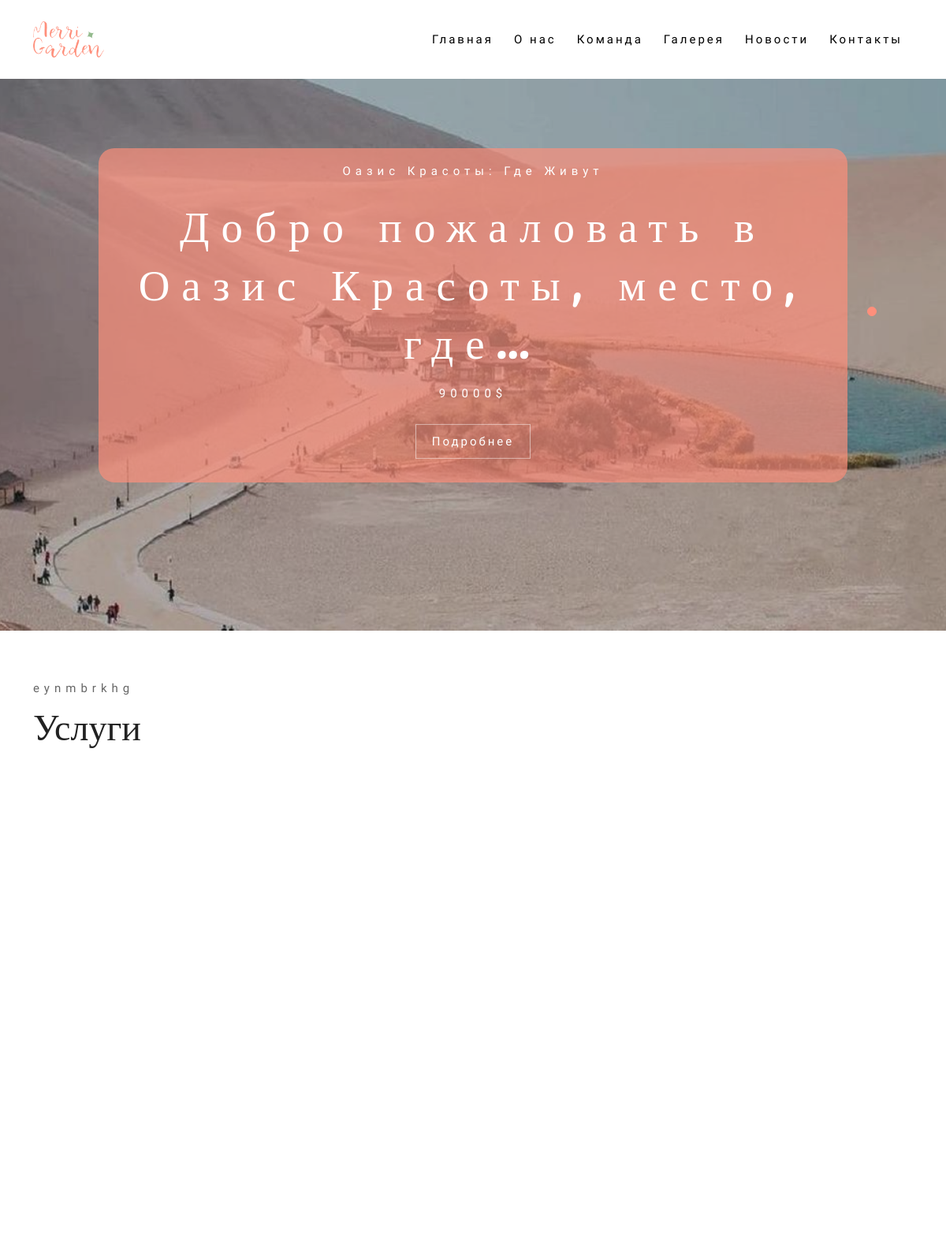
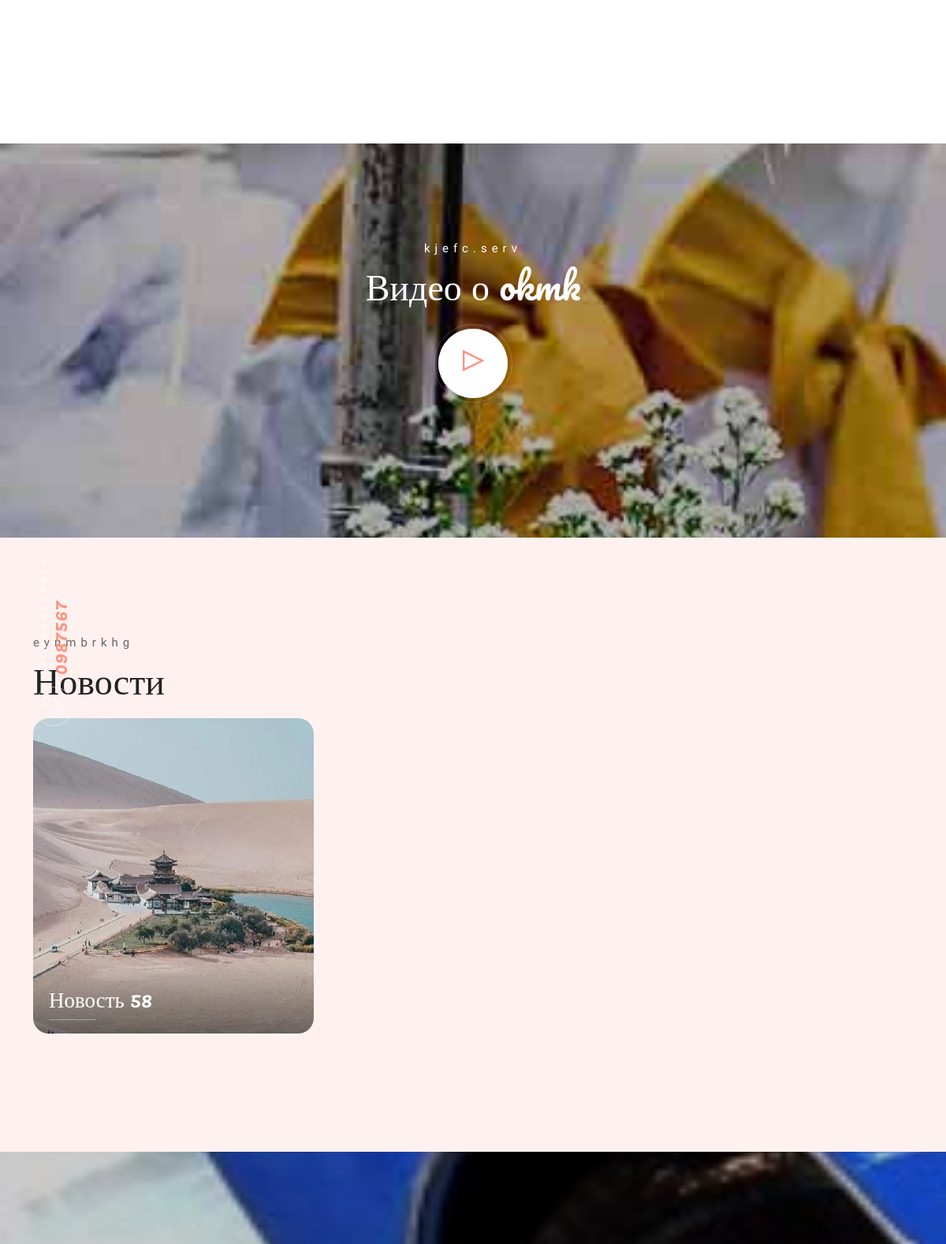
The page / (upper part) on the database its author committed (2 pictures, top to bottom).
### apps/base/models.py (models this page shows, shortened)
class Banner(models.Model):
    id =  models.IntegerField(primary_key= True, blank= True, null= False, verbose_name= 'ID')
    banner_title = models.CharField(max_length=25, verbose_name='Название Баннера')
    banner_text = models.TextField(verbose_name='Текст Баннера')
    price = models.IntegerField(verbose_name='Цена')
    background = models.ImageField(upload_to='Баннер', verbose_name='Фон')
    main_image = models.ImageField(upload_to='Главное Фото', verbose_name='Главное Фото')
    quote = models.TextField(verbose_name="Цитаты")
    image_1 = models.ImageField(upload_to='Фото_1', verbose_name='Фото 1')
    image_2 = models.ImageField(upload_to='Фото_2', verbose_name='Фото 2')
    mini_description = models.TextField(verbose_name='Мини-Описание')
    class Meta:
        verbose_name = 'Баннера'
        verbose_name_plural = 'Баннеры'

class Admin(models.Model):
    title = models.CharField(max_length=50, verbose_name='Название')
    phone = models.CharField(max_length=30, verbose_name='Телефонный номер')
    email = models.EmailField(verbose_name='Email')
    location = models.CharField(max_length=255, verbose_name='Локация')
    instagram = models.URLField(verbose_name='Instagram')
    twitter = models.URLField(verbose_name='Twitter')
    youtube = models.URLField(verbose_name='YouTube')
    facebook = models.URLField(verbose_name='Facebook')
    class Meta:
        verbose_name = 'Админ'
        verbose_name_plural = 'Админ'

class Video(models.Model):
    title = models.CharField(max_length = 255, verbose_name = 'Заголовок')
    video_name = models.CharField(max_length = 255, verbose_name = 'Название видео')
    video = models.URLField(verbose_name = 'URL video')
    def __str__(self):
        return self.title
    class Meta:
        verbose_name = 'Видео'
        verbose_name_plural = 'Видео'

### apps/base/views.py (the view, shortened to what this page needs)
# urls.py: path('', index, name='index_url'),
def index(request):
    admin = Admin.objects.latest('id')
    footer = Footer.objects.latest('id')
    banner = Banner.objects.all().order_by("-id")[:2]
    banner_all = Banner.objects.all()
    service = Service.objects.all()
    services = Services.objects.all()
    video = Video.objects.latest("id")
    return render(request, 'base/index.html', locals())

### templates/base/index.html (shortened to what this page needs)
{% extends 'include/homepage.html' %}
{% load static %}
{% block content %}
{% include 'include/header.html' %}
    <header class="header slider-fade">
        <div class="owl-carousel owl-theme">
            {% for banner in banner %}
            <div class="text-center item bg-img" data-overlay-dark="2" data-background="{{banner.background.url}}">
                <div class="v-middle caption">
                    <div class="container">
                        <div class="row">
                            <div class="col-md-10 offset-md-1 bg-main-with-transparent">
                                <h4>{{banner.banner_title|truncatewords:5}}</h4>
                                <h1>{{banner.banner_text|truncatechars:45}}</h1>
                                <h4>{{banner.price}}$</h4>
                                <div class="butn-light mt-30 mb-30"> <a href="#"
                                        data-scroll-nav="1"><span>Подробнее</span></a> </div>
                            </div>
                        </div>
                    </div>
                </div>
            </div>
            {% endfor %}
        </div>
        <div class="reservation">
            <a href="tel:{{admin.phone}}">
                <div class="icon d-flex justify-content-center align-items-center">
                    <i class="flaticon-call"></i>
                </div>
                <div class="call"><span>{{admin.phone}}</span> <br>забронировать</div>
            </a>
        </div>
    </header>
    <section class="facilties pt-60">
        <div class="container">
            <div class="row">
                <div class="col-md-12">
                    <div class="section-subtitle">{{admin.title}}</div>
                    <div class="section-title">Услуги</div>
                </div>
            </div>
            <div class="row">
                {% for service in service %}
                <div class="col-md-4">
                </div>
                {% endfor %}
            </div>
        </div>
    </section>
    <section class="services">
        <div class="container">
            {% for services in services%}
            <div class="row">
            </div>
            {% endfor %}
        </div>
    </section>
    <section class="section-padding-boss">
    </section>
    <section class="video-wrapper video section-padding bg-img bg-fixed" data-overlay-dark="3"
    data-background="{% static 'img/merrigarden/banner/1.jpg' %}">
    <div class="container">
        <div class="row">
            <div class="col-md-8 offset-md-2 text-center">
                <div class="section-subtitle"><span>{{video.title}}</span></div>
                <div class="section-title"><span>Видео о {{video.video_name}}</span></div>
            </div>
        </div>
        <div class="row">
            <div class="text-center col-md-12">
                <a class="vid" href="{{video}}">
                    <div class="vid-butn">
                        <span class="icon">
                            <i class="ti-control-play"></i>
                        </span>
                    </div>
                </a>
            </div>
        </div>
    </div>
    </section>
    <section class="rooms1 section-padding bg-cream" data-scroll-index="1">
        <div class="container">
            <div class="row">
                <div class="col-md-12">
                    <div class="section-subtitle">{{admin.title}}</div>
                    <div class="section-title">Новости</div>
                </div>
            </div>
            <div class="row">
                {% for banner in banner_all %}
                <div class="col-md-4">
                    <div class="item br-20">
                        <div class="position-re o-hidden"><img src="{{banner.background.url}}" alt=""></div>
                        <div class="con">
                            <h5><a href="{% url 'post_url' %}">Новость {{banner.id}}</a> </h5>
                            <div class="line"></div>
                        </div>
                    </div>
                </div>
                {% endfor %}
            </div>
        </div>
    </section>
    {% include 'include/footer.html' %}
{% endblock %}

### rows shown on the page
Banner: banner_title "Оазис Красоты: Где Живут", banner_text "Добро пожаловать в Оазис Красоты, место, где…", price "90000", background (picture), id "58"
Admin: phone "0987567", title "eynmbrkhg"
Video: title "kjefc.serv", video_name "okmk"
